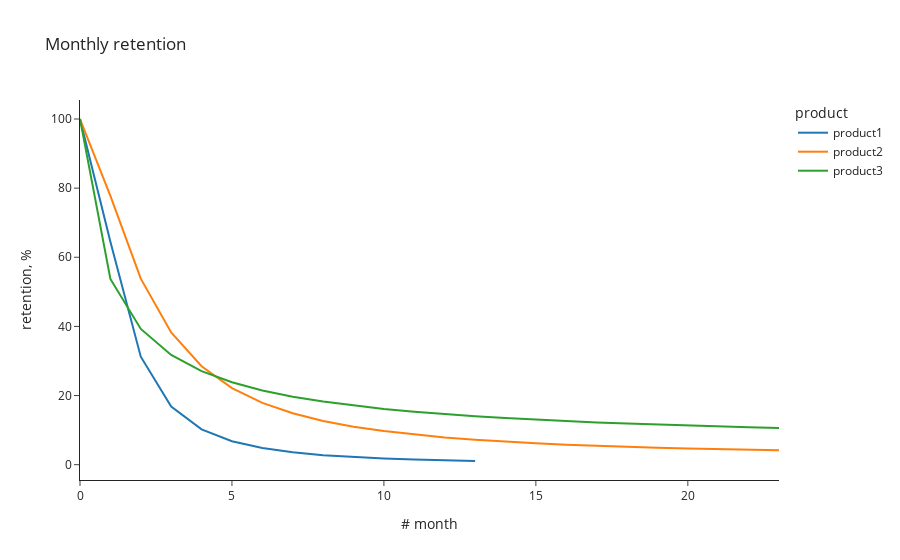

The cell this chart's notebook holds for it:
### Code cell
sample_df = pd.DataFrame()
sample_df['periods'] = range(24)

product_coefs = [
    (0, 0.55, 2),
    (0.02, 0.3, 1.6),
    (0.05, 1, 0.9)
]

for i in range(len(product_coefs)):
    sample_df['product' + str(i + 1)] = sample_df.periods.map(
        lambda x: get_retention_same_event(product_coefs[i][0], product_coefs[i][1],
                                           product_coefs[i][2], x)
    )
    
sample_df = sample_df.set_index('periods')
px.line(sample_df.applymap(lambda x: None if x < 0.01 else 100*x).loc[0:],
       title = 'Monthly retention',
       labels = {'value': 'retention, %',
                'periods': '# month',
                'variable': 'product'})

### Figure 1 — Plotly figure (JSON) as saved in the notebook; plotly's stock layout.template omitted (floating-point values rounded to 4 significant figures)
{"data": [{"hovertemplate": "product=product1<br># month=%{x}<br>retention, %=%{y}<extra></extra>", "legendgroup": "product1", "line": {"color": "#1F77B4", "dash": "solid"}, "marker": {"symbol": "circle"}, "mode": "lines", "name": "product1", "orientation": "v", "showlegend": true, "type": "scatter", "x": [0, 1, 2, 3, 4, 5, 6, 7, 8, 9, 10, 11, 12, 13, 14, 15, 16, 17, 18, 19, 20, 21, 22, 23], "xaxis": "x", "y": [100, 64.52, 31.25, 16.81, 10.2, 6.78, 4.808, 3.578, 2.762, 2.195, 1.786, 1.48, 1.247, 1.064, null, null, null, null, null, null, null, null, null, null], "yaxis": "y"}, {"hovertemplate": "product=product2<br># month=%{x}<br>retention, %=%{y}<extra></extra>", "legendgroup": "product2", "line": {"color": "#FF7F0E", "dash": "solid"}, "marker": {"symbol": "circle"}, "mode": "lines", "name": "product2", "orientation": "v", "showlegend": true, "type": "scatter", "x": [0, 1, 2, 3, 4, 5, 6, 7, 8, 9, 10, 11, 12, 13, 14, 15, 16, 17, 18, 19, 20, 21, 22, 23], "xaxis": "x", "y": [100, 77.73, 53.82, 38.23, 28.47, 22.16, 17.89, 14.87, 12.66, 11.0, 9.714, 8.697, 7.879, 7.21, 6.655, 6.189, 5.794, 5.456, 5.164, 4.909, 4.686, 4.49, 4.315, 4.16], "yaxis": "y"}, {"hovertemplate": "product=product3<br># month=%{x}<br>retention, %=%{y}<extra></extra>", "legendgroup": "product3", "line": {"color": "#2CA02C", "dash": "solid"}, "marker": {"symbol": "circle"}, "mode": "lines", "name": "product3", "orientation": "v", "showlegend": true, "type": "scatter", "x": [0, 1, 2, 3, 4, 5, 6, 7, 8, 9, 10, 11, 12, 13, 14, 15, 16, 17, 18, 19, 20, 21, 22, 23], "xaxis": "x", "y": [100, 53.72, 39.26, 31.73, 27.05, 23.83, 21.48, 19.67, 18.24, 17.08, 16.12, 15.3, 14.6, 14.0, 13.47, 13.0, 12.59, 12.22, 11.88, 11.58, 11.3, 11.05, 10.81, 10.6], "yaxis": "y"}], "layout": {"legend": {"title": {"text": "product"}, "tracegroupgap": 0}, "title": {"text": "Monthly retention"}, "xaxis": {"anchor": "y", "domain": [0, 1], "title": {"text": "# month"}}, "yaxis": {"anchor": "x", "domain": [0, 1], "title": {"text": "retention, %"}}}}
